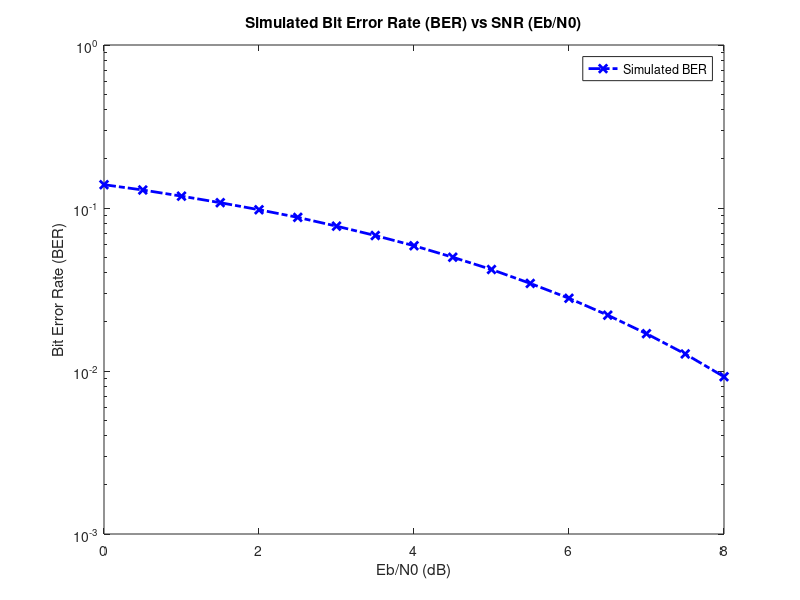

MATLAB code for this plot: (Note: this script raises an error after producing the figure.)
clc;
clearvars all;
close all;

% Parameters for simulation
bit_rate = 3000;
sampling_freq = 24000;
symbol_period = 1/bit_rate;
sampling_period = 1/sampling_freq;
oversampling_factor = symbol_period/sampling_period;
data_size = 5000000;

% Part 1
SNRdB = 0:0.5:8;

% Create an array for storing the BER values
BER_values = zeros(size(SNRdB));

% Simulating for each SNR value
for eachSNRdB_index = 1:numel(SNRdB)
    % Calculating the SNR for the given SNR_dB value
    SNR_value = 10^(0.1 * SNRdB(eachSNRdB_index));

    % Generating the data bits
    data_bits = randi([0, 1], 1, data_size);
    symbols = 2*data_bits(1:2:length(data_bits)) + data_bits(2:2:length(data_bits));
    symbols = symbols - 3*(symbols == 0);
    symbols = symbols - 2*(symbols == 1);
    symbols = symbols - 1*(symbols == 2);
    diracs = kron(symbols, [1, zeros(1, oversampling_factor-1)]);
    impulse_response_tx = ones(1, oversampling_factor);
    signal_tx = filter(impulse_response_tx, 1, diracs);

    % Calculating the noise power
    noise_power = 5*oversampling_factor/(2*log2(4)*SNR_value);

    % Generating the AWGN noise
    awgn_noise = sqrt(noise_power) * randn(1, length(signal_tx));
    signal_tx = signal_tx + awgn_noise;

    % Receiver
    impulse_response_rx = ones(1, oversampling_factor);
    signal_rx = filter(impulse_response_rx, 1, signal_tx);
    down_sampled_signal = signal_rx(8:oversampling_factor:end);
    rx_symbols = down_sampled_signal/8; %DEMAPPING
    rx_symbols(rx_symbols > 2) = 3;
    rx_symbols(rx_symbols > 0 & rx_symbols <= 2) = 1;
    rx_symbols(rx_symbols > -2 & rx_symbols <= 0) = -1;
    rx_symbols(rx_symbols <= -2) = -3;

    % rx_data_bits = zeros(size(data_bits));
    % rx_data_bits(1:2:length(rx_data_bits)) = (rx_symbols == 3 | rx_symbols == 1);
    % rx_data_bits(2:2:length(rx_data_bits)) = (rx_symbols == 3 | rx_symbols == -1);
    BER_values(eachSNRdB_index) = length(find(abs(rx_symbols - symbols) > 0)) / numel(symbols) / 2;
    fprintf("Symbol Error Rate @SNR = %fdB: %f\n", SNRdB(eachSNRdB_index), BER_values(eachSNRdB_index));
end

figure;
grid on;
semilogy(SNRdB, BER_values, 'LineWidth', 2, 'color', 'blue', 'LineStyle', '-.', 'Marker', 'x');
legend('Simulated BER');
title('Simulated Bit Error Rate (BER) vs SNR (Eb/N0)');
xlabel('Eb/N0 (dB)');
ylabel('Bit Error Rate (BER)');


BER_theory = berawgn(SNRdB, 'pam', 4);
figure;
semilogy(SNRdB, BER_theory, 'LineWidth', 2, 'color', 'red');
hold on;
grid on;
semilogy(SNRdB, BER_values, 'LineWidth', 2, 'color', 'black', 'LineStyle', '--', 'Marker', '*');
legend('Theoretical BER', 'Simulated BER');

spectral_efficiency_baseband = bit_rate / sampling_freq; 
power_efficiency_baseband = sum(data_bits.^2) / length(data_bits);
% Display Results
fprintf('Spectral Efficiency - Baseband: %.4f bits/s/Hz\n', spectral_efficiency_baseband);
fprintf('Power Efficiency - Baseband: %.4f\n', power_efficiency_baseband);